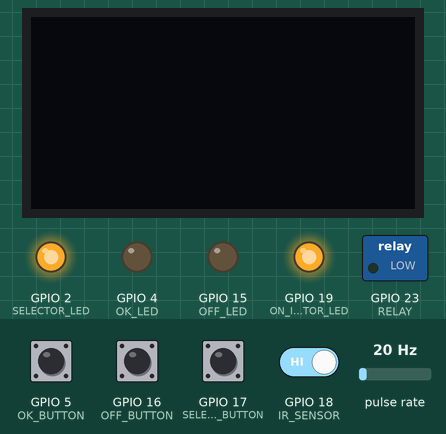
A sketch run on a simulated ESP32. On the bench: 128×64 one-colour display, switched loads named in the sketch (green lamp = pin HIGH), output pins drawn as LEDs (lit = HIGH). Wiring (inferred from the names in the program): pulse sensor: data GPIO 25. Dashed ring = blinking. Inputs (shaded band) come from the test bench; at power-on: GPIO 5 (OK_BUTTON), GPIO 16 (OFF_BUTTON), GPIO 17 (SELECTOR_BUTTON), GPIO 18 (IR_SENSOR) HIGH, pulse rate 20 Hz. The OLED is the two-colour kind (top 16 rows yellow); WiFi joins after 1.5 s; servers stay silent unless stated; what the sketch prints to the serial monitor is not drawn.

Above: at 4.7 s.
4.8 s: GPIO 18 (IR_SENSOR) driven LOW
At 6.4 s:
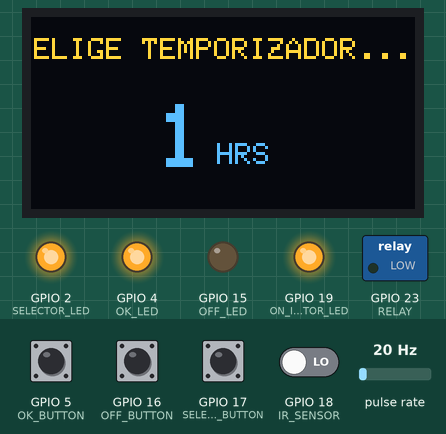
7.8 s: GPIO 5 (OK_BUTTON) pulled LOW for 0.15 s
At 9.4 s:
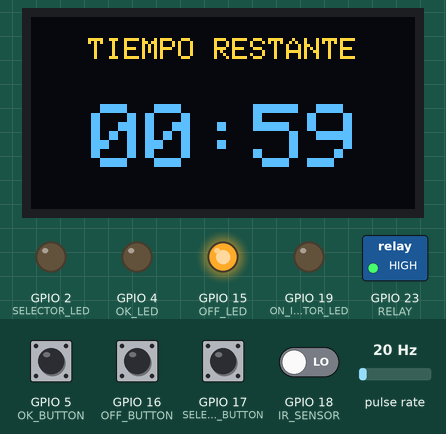
10.9 s: GPIO 16 (OFF_BUTTON) pulled LOW for 0.15 s
At 13.4 s:
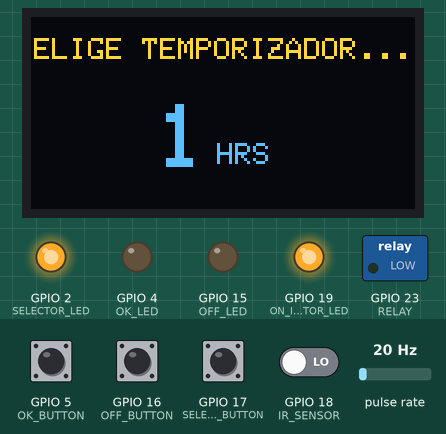
14.0 s: GPIO 17 (SELECTOR_BUTTON) pulled LOW for 0.15 s
At 14.5 s:
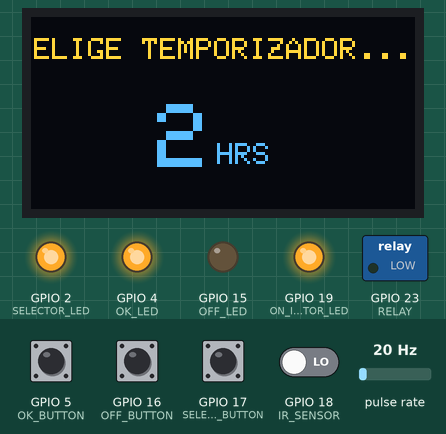
16.2 s: GPIO 5 (OK_BUTTON) pulled LOW for 1 s
At 18.2 s:
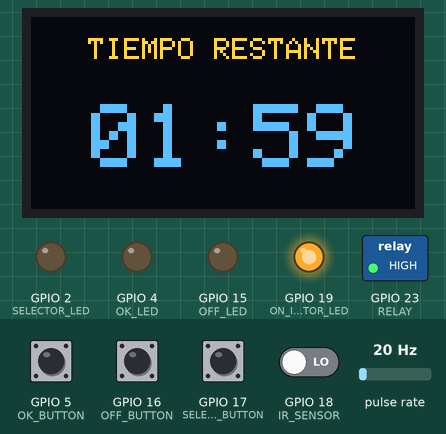
18.7 s: GPIO 16 (OFF_BUTTON) pulled LOW for 1 s
At 20.5 s:
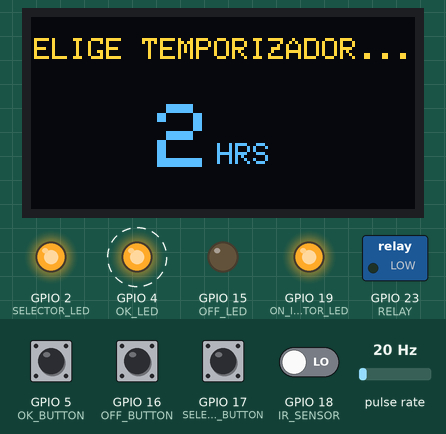
Timing chart, 0 to 23.7 s (numbered marks = the images above; inputs shaded):
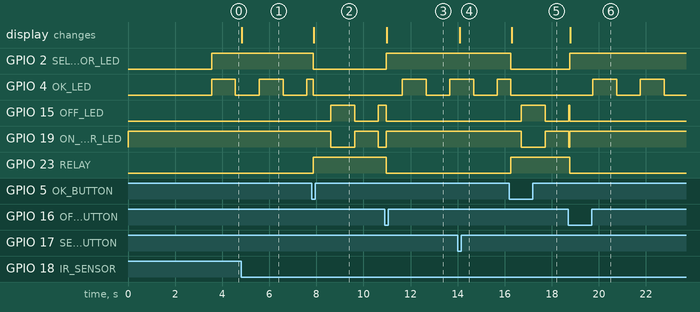

Measured:
- after the input at 4.8 s, the display: changes at once (image 1)
- after the input at 7.8 s, GPIO 2 (SELECTOR_LED): HIGH → LOW after 0.06 s; GPIO 15 (OFF_LED): LOW → HIGH after 0.81 s, → LOW 1.0 s later, → HIGH 1.0 s later; GPIO 19 (ON_INDICATOR_LED): HIGH → LOW after 0.81 s, → HIGH 1.0 s later, → LOW 1.0 s later; GPIO 23 (RELAY): LOW → HIGH after 0.06 s; the display: changes after 0.09 s (image 2)
- after the input at 10.9 s, GPIO 2 (SELECTOR_LED): LOW → HIGH after 0.07 s; GPIO 4 (OK_LED): LOW → HIGH after 0.75 s, → LOW 1.0 s later, → HIGH 1.0 s later; GPIO 23 (RELAY): HIGH → LOW after 0.07 s; the display: changes after 0.10 s (image 3)
- after the input at 14.0 s, the display: changes after 0.09 s (image 4)
- after the input at 16.2 s, GPIO 2 (SELECTOR_LED): HIGH → LOW after 0.06 s; GPIO 15 (OFF_LED): LOW → HIGH after 0.51 s, → LOW 1.0 s later; GPIO 19 (ON_INDICATOR_LED): HIGH → LOW after 0.51 s, → HIGH 1.0 s later; GPIO 23 (RELAY): LOW → HIGH after 0.06 s; the display: changes after 0.09 s (image 5)
- after the input at 18.7 s, GPIO 2 (SELECTOR_LED): LOW → HIGH after 0.05 s; GPIO 4 (OK_LED): alternates HIGH for 1.0 s and LOW for 1.0 s, starting after 1.0 s; GPIO 23 (RELAY): HIGH → LOW after 0.05 s; the display: changes after 0.08 s (image 6)

The sketch:

timer-v2.ino
```cpp
// ========== LIBRARIES ==========
#include <SPI.h>
#include <Wire.h>
#include <Adafruit_GFX.h>
#include <Adafruit_SSD1306.h>
#include <Bounce2.h>
#include "esp_timer.h"
#include <WiFi.h>
#include <WebServer.h>

// ========== WIFI CREDENTIALS ==========
  const char* ssid     = "YOUR_SSID";
  const char* password = "YOUR_PASSWORD";

WebServer server(6767);

// ========== CONSTANTS ==========

#define OFF_BUTTON        16
#define SELECTOR_BUTTON   17
#define OK_BUTTON          5

#define OFF_LED           15
#define SELECTOR_LED       2
#define OK_LED             4
#define ON_INDICATOR_LED  19

#define IR_SENSOR         18

#define RELAY             23

#define FLOWSENSOR        25  // Available GPIO on ESP32

#define MAX_HOURS_TIMER 6

enum modeStates {OFF, ON, ERROR_STATE};

// Declaration for SSD1306 display connected using I2C
#define OLED_RESET     -1
#define SCREEN_ADDRESS 0x3C
#define SCREEN_WIDTH  128
#define SCREEN_HEIGHT  64
Adafruit_SSD1306 display(SCREEN_WIDTH, SCREEN_HEIGHT, &Wire, OLED_RESET);

// ========== VARIABLES ==========
Bounce buttonOff      = Bounce();
Bounce buttonSelector = Bounce();
Bounce buttonOk       = Bounce();

int hourIndicator{0};
modeStates modeIndicator{OFF};

bool    isTimerRunning = false;
int64_t timerStartTime = 0;
int64_t timerDuration  = 0;

// ========== FLOW SENSOR VARIABLES ==========
volatile uint32_t flowPulseCount = 0;   // Incremented by ISR
float    flowRateLPH    = 0.0f;         // Litres per hour, updated every second
uint32_t lastFlowCalcMs = 0;            // millis() timestamp of last calculation

// ========== FLOW SENSOR ISR ==========
void IRAM_ATTR flowISR() {
  flowPulseCount++;
}

// ========== HTML PAGE (stored in program memory) ==========
const char INDEX_HTML[] PROGMEM = R"rawliteral(
<!DOCTYPE html>
<html lang="es">
<head>
  <meta charset="UTF-8" />
  <meta name="viewport" content="width=device-width, initial-scale=1.0" />
  <title>Control Bomba</title>
  <link rel="preconnect" href="https://fonts.googleapis.com">
  <link href="https://fonts.googleapis.com/css2?family=Share+Tech+Mono&family=Rajdhani:wght@400;600;700&display=swap" rel="stylesheet">
  <style>
    :root {
      --bg:        #0a0e14;
      --panel:     #111820;
      --border:    #1e3a4a;
      --accent:    #00d4ff;
      --accent2:   #ff6b35;
      --green:     #39ff14;
      --danger:    #ff2244;
      --text:      #cde8f0;
      --muted:     #4a7a8a;
      --glow:      0 0 12px rgba(0,212,255,0.4);
      --glow-green:0 0 12px rgba(57,255,20,0.5);
    }

    *, *::before, *::after { box-sizing: border-box; margin: 0; padding: 0; }

    body {
      background: var(--bg);
      color: var(--text);
      font-family: 'Rajdhani', sans-serif;
      min-height: 100vh;
      display: flex;
      flex-direction: column;
      align-items: center;
      padding: 24px 16px 40px;
      background-image:
        radial-gradient(ellipse 60% 40% at 50% 0%, rgba(0,212,255,0.06) 0%, transparent 70%),
        repeating-linear-gradient(0deg, transparent, transparent 39px, rgba(0,212,255,0.03) 39px, rgba(0,212,255,0.03) 40px),
        repeating-linear-gradient(90deg, transparent, transparent 39px, rgba(0,212,255,0.03) 39px, rgba(0,212,255,0.03) 40px);
    }

    /* ---- HEADER ---- */
    header {
      display: flex;
      align-items: center;
      gap: 14px;
      margin-bottom: 28px;
      width: 100%;
      max-width: 420px;
    }
    .logo-dot {
      width: 10px; height: 10px;
      border-radius: 50%;
      background: var(--accent);
      box-shadow: var(--glow);
      animation: pulse 2s ease-in-out infinite;
    }
    h1 {
      font-family: 'Share Tech Mono', monospace;
      font-size: 1.1rem;
      letter-spacing: 0.25em;
      color: var(--accent);
      text-transform: uppercase;
    }
    .status-pill {
      margin-left: auto;
      font-size: 0.7rem;
      font-family: 'Share Tech Mono', monospace;
      letter-spacing: 0.15em;
      padding: 4px 10px;
      border-radius: 20px;
      border: 1px solid var(--muted);
      color: var(--muted);
      transition: all 0.3s;
    }
    .status-pill.on  { border-color: var(--green); color: var(--green); box-shadow: var(--glow-green); }
    .status-pill.off { border-color: var(--muted); color: var(--muted); }

    /* ---- CARDS ---- */
    .card {
      background: var(--panel);
      border: 1px solid var(--border);
      border-radius: 12px;
      padding: 20px 24px;
      width: 100%;
      max-width: 420px;
      margin-bottom: 16px;
      position: relative;
      overflow: hidden;
    }
    .card::before {
      content: '';
      position: absolute;
      top: 0; left: 0; right: 0;
      height: 2px;
      background: linear-gradient(90deg, transparent, var(--accent), transparent);
      opacity: 0.5;
    }
    .card-label {
      font-size: 0.7rem;
      letter-spacing: 0.2em;
      text-transform: uppercase;
      color: var(--muted);
      margin-bottom: 8px;
      font-family: 'Share Tech Mono', monospace;
    }
    .card-value {
      font-family: 'Share Tech Mono', monospace;
      font-size: 2.4rem;
      color: var(--accent);
      text-shadow: var(--glow);
      line-height: 1;
    }
    .card-unit {
      font-size: 0.85rem;
      color: var(--muted);
      margin-top: 4px;
      font-family: 'Share Tech Mono', monospace;
    }
    .card-row {
      display: flex;
      gap: 12px;
    }
    .card-row .card {
      flex: 1;
      margin-bottom: 0;
    }

    /* ---- HOUR SELECTOR ---- */
    .section-label {
      font-size: 0.7rem;
      letter-spacing: 0.2em;
      text-transform: uppercase;
      color: var(--muted);
      margin-bottom: 10px;
      font-family: 'Share Tech Mono', monospace;
      width: 100%;
      max-width: 420px;
    }
    .hour-grid {
      display: grid;
      grid-template-columns: repeat(3, 1fr);
      gap: 10px;
      width: 100%;
      max-width: 420px;
      margin-bottom: 16px;
    }
    .btn-hour {
      background: var(--panel);
      border: 1px solid var(--border);
      border-radius: 10px;
      color: var(--text);
      font-family: 'Share Tech Mono', monospace;
      font-size: 1.1rem;
      padding: 16px 8px;
      cursor: pointer;
      transition: all 0.15s;
      display: flex;
      flex-direction: column;
      align-items: center;
      gap: 2px;
    }
    .btn-hour span.sub { font-size: 0.6rem; color: var(--muted); letter-spacing: 0.1em; }
    .btn-hour:hover  { border-color: var(--accent); color: var(--accent); box-shadow: var(--glow); }
    .btn-hour:active { transform: scale(0.95); }
    .btn-hour.selected { border-color: var(--green); color: var(--green); box-shadow: var(--glow-green); }

    /* ---- OFF BUTTON ---- */
    .btn-off {
      width: 100%;
      max-width: 420px;
      padding: 16px;
      border-radius: 10px;
      background: transparent;
      border: 1px solid var(--danger);
      color: var(--danger);
      font-family: 'Share Tech Mono', monospace;
      font-size: 0.9rem;
      letter-spacing: 0.2em;
      cursor: pointer;
      transition: all 0.15s;
    }
    .btn-off:hover  { background: rgba(255,34,68,0.1); box-shadow: 0 0 12px rgba(255,34,68,0.3); }
    .btn-off:active { transform: scale(0.98); }

    /* ---- ANIMATIONS ---- */
    @keyframes pulse {
      0%, 100% { opacity: 1; }
      50%       { opacity: 0.3; }
    }

    /* ---- TOAST ---- */
    #toast {
      position: fixed;
      bottom: 24px;
      left: 50%;
      transform: translateX(-50%) translateY(80px);
      background: var(--panel);
      border: 1px solid var(--accent);
      color: var(--accent);
      font-family: 'Share Tech Mono', monospace;
      font-size: 0.8rem;
      letter-spacing: 0.1em;
      padding: 10px 20px;
      border-radius: 8px;
      box-shadow: var(--glow);
      transition: transform 0.3s ease;
      z-index: 100;
    }
    #toast.show { transform: translateX(-50%) translateY(0); }
  </style>
</head>
<body>

  <header>
    <div class="logo-dot"></div>
    <h1>Control Bomba</h1>
    <div class="status-pill off" id="statusPill">OFFLINE</div>
  </header>

  <!-- Stats row -->
  <div class="card-row" style="max-width:420px;width:100%;margin-bottom:16px;">
    <div class="card" style="margin-bottom:0">
      <div class="card-label">Tiempo restante</div>
      <div class="card-value" id="timeRemaining">--:--</div>
      <div class="card-unit">HH:MM</div>
    </div>
    <div class="card" style="margin-bottom:0">
      <div class="card-label">Flujo actual</div>
      <div class="card-value" id="flowRate">0.0</div>
      <div class="card-unit">L / hora</div>
    </div>
  </div>

  <!-- Hour selector -->
  <div class="section-label">// Seleccionar duración</div>
  <div class="hour-grid" id="hourGrid">
    <button class="btn-hour" onclick="setHours(1)"><span>1</span><span class="sub">HORA</span></button>
    <button class="btn-hour" onclick="setHours(2)"><span>2</span><span class="sub">HORAS</span></button>
    <button class="btn-hour" onclick="setHours(3)"><span>3</span><span class="sub">HORAS</span></button>
    <button class="btn-hour" onclick="setHours(4)"><span>4</span><span class="sub">HORAS</span></button>
    <button class="btn-hour" onclick="setHours(5)"><span>5</span><span class="sub">HORAS</span></button>
    <button class="btn-hour" onclick="setHours(6)"><span>6</span><span class="sub">HORAS</span></button>
  </div>

  <button class="btn-off" onclick="turnOff()">&#9632; APAGAR BOMBA</button>

  <div id="toast"></div>

  <script>
    let selectedHours = null;

    function pad(n) { return String(n).padStart(2, '0'); }

    function showToast(msg) {
      const t = document.getElementById('toast');
      t.textContent = msg;
      t.classList.add('show');
      setTimeout(() => t.classList.remove('show'), 2500);
    }

    function setHours(h) {
      selectedHours = h;
      // Highlight selected button
      document.querySelectorAll('.btn-hour').forEach((b, i) => {
        b.classList.toggle('selected', i + 1 === h);
      });
      fetch('/set?hours=' + h)
        .then(r => r.text())
        .then(() => showToast('Bomba activada por ' + h + (h === 1 ? ' hora' : ' horas')))
        .catch(() => showToast('Error de conexion'));
    }

    function turnOff() {
      fetch('/off')
        .then(r => r.text())
        .then(() => {
          showToast('Bomba apagada');
          selectedHours = null;
          document.querySelectorAll('.btn-hour').forEach(b => b.classList.remove('selected'));
        })
        .catch(() => showToast('Error de conexion'));
    }

    function pollStatus() {
      fetch('/status')
        .then(r => r.json())
        .then(data => {
          // Remaining time
          const totalSec = Math.max(0, Math.floor(data.remainingSeconds));
          const hh = Math.floor(totalSec / 3600);
          const mm = Math.floor((totalSec % 3600) / 60);
          document.getElementById('timeRemaining').textContent =
            data.isRunning ? pad(hh) + ':' + pad(mm) : '--:--';

          // Flow
          document.getElementById('flowRate').textContent =
            parseFloat(data.flowLPH).toFixed(1);

          // Status pill
          const pill = document.getElementById('statusPill');
          if (data.mode === 1) { // ON
            pill.textContent = 'ACTIVO';
            pill.className = 'status-pill on';
          } else {
            pill.textContent = 'EN ESPERA';
            pill.className = 'status-pill off';
            // Clear button highlight if stopped externally
            if (selectedHours !== null && !data.isRunning) {
              selectedHours = null;
              document.querySelectorAll('.btn-hour').forEach(b => b.classList.remove('selected'));
            }
          }
        })
        .catch(() => {
          document.getElementById('statusPill').textContent = 'OFFLINE';
          document.getElementById('statusPill').className = 'status-pill off';
        });
    }

    // Poll every second
    setInterval(pollStatus, 1000);
    pollStatus();
  </script>
</body>
</html>
)rawliteral";

// ========== FLOW RATE CALCULATION ==========
// Called every loop; updates flowRateLPH once per second.
void updateFlowRate() {
  uint32_t now = millis();
  if (now - lastFlowCalcMs >= 1000) {
    // Atomically snapshot and reset the counter
    noInterrupts();
    uint32_t pulses = flowPulseCount;
    flowPulseCount  = 0;
    interrupts();

    // YF-S201 formula: Hz = 7.5 * Q(L/min)  →  L/hour = pulses * 60 / 7.5
    flowRateLPH     = (float)pulses * 60.0f / 7.5f;
    lastFlowCalcMs  = now;
  }
}

// ========== RELAY HANDLER ==========
void handleRelay(){
  if (modeIndicator == ON && !isTimerRunning) {
    timerDuration  = (int64_t)(hourIndicator + 1) * 3600LL * 1000000LL;
    isTimerRunning = true;
    timerStartTime = esp_timer_get_time();
    digitalWrite(RELAY, HIGH);
    Serial.println("Relay ON. Timer: " + String(hourIndicator + 1) + " h");
  }

  if (isTimerRunning) {
    int64_t currentMicros = esp_timer_get_time();
    if ((currentMicros - timerStartTime) >= timerDuration) {
      digitalWrite(RELAY, LOW);
      modeIndicator  = OFF;
      isTimerRunning = false;
      Serial.println("Timer finalizado. Relay OFF.");
    }
  }
}

// ========== STATE / LED HANDLER ==========
void handleStates(){
  static int64_t lastMicrosLed = 0;
  int64_t currentMicros = esp_timer_get_time();

  if (modeIndicator == OFF) {
    digitalWrite(OFF_LED,      LOW);
    digitalWrite(ON_INDICATOR_LED, HIGH);
    digitalWrite(SELECTOR_LED, HIGH);
    if (currentMicros - lastMicrosLed >= 1000000) {
      digitalWrite(OK_LED, !digitalRead(OK_LED));
      lastMicrosLed = currentMicros;
    }
  } else if (modeIndicator == ON) {
    digitalWrite(SELECTOR_LED, LOW);
    digitalWrite(OK_LED,       LOW);
    if (currentMicros - lastMicrosLed >= 1000000) {
      digitalWrite(OFF_LED, !digitalRead(OFF_LED));
      digitalWrite(ON_INDICATOR_LED, !digitalRead(ON_INDICATOR_LED));
      lastMicrosLed = currentMicros;
    }
  }
}

// ========== PHYSICAL BUTTON HANDLER ==========
void readButtons(){
  buttonOff.update();
  buttonSelector.update();
  buttonOk.update();

  if (buttonOff.fell() && modeIndicator == ON) {
    digitalWrite(RELAY, LOW);
    isTimerRunning = false;
    modeIndicator  = OFF;
    Serial.println("Manual override. Relay OFF.");
  }
  if (buttonSelector.fell() && modeIndicator == OFF) {
    hourIndicator = (hourIndicator + 1) % 6;
  }
  if (buttonOk.fell() && modeIndicator == OFF) {
    modeIndicator = ON;
  }
}

// ========== DISPLAY ==========
void renderNumber(int number){
  display.setTextSize(3);
  display.setTextColor(WHITE);
  display.setCursor(42, 29);
  display.println(number);
  display.setTextSize(1);
  display.setCursor(62, 42);
  display.println("HRS");
}

String formatNumber(int number){
  return (number < 10 ? "0" : "") + String(number);
}

void renderTime(int hour, int minute){
  String t = formatNumber(hour) + ":" + formatNumber(minute);
  display.setTextSize(3);
  display.setTextColor(WHITE);
  display.setCursor(20, 29);
  display.println(t.c_str());
}

void renderTitle(String title){
  const int size = title.length() * 6;
  const int x    = 64 - (size / 2);
  display.setTextSize(1);
  display.setTextColor(WHITE);
  display.setCursor(x, 7);
  display.println(title.c_str());
}

void handleDisplay(){
  static int64_t lastMicrosDisplay = 0;
  static bool    displayActive     = false;
  static bool    displayCleared    = true;
  int64_t currentMicros = esp_timer_get_time();
  int presence = digitalRead(IR_SENSOR);

  if (presence == LOW) {
    displayActive     = true;
    lastMicrosDisplay = currentMicros;
    displayCleared    = false;
  }

  if (displayActive) {
    if ((currentMicros - lastMicrosDisplay) < 30LL * 1000000LL) {
      display.clearDisplay();
      if (modeIndicator == OFF) {
        renderTitle("ELIGE TEMPORIZADOR...");
        renderNumber(hourIndicator + 1);
      } else if (modeIndicator == ON && isTimerRunning) {
        renderTitle("TIEMPO RESTANTE");
        int64_t elapsed          = currentMicros - timerStartTime;
        int64_t remainingMicros  = timerDuration - elapsed;
        if (remainingMicros < 0) remainingMicros = 0;
        int totalSec = remainingMicros / 1000000;
        renderTime(totalSec / 3600, (totalSec % 3600) / 60);
      }
      display.display();
    } else {
      displayActive = false;
      if (!displayCleared) {
        display.clearDisplay();
        display.display();
        displayCleared = true;
      }
    }
  }
}

// ========== ERROR HANDLER ==========
void handleError(String errorMessage){
  modeIndicator = ERROR_STATE;
  digitalWrite(ON_INDICATOR_LED, LOW);
  while (true) {
    Serial.println("CRITICAL ERROR: " + errorMessage);
    digitalWrite(OFF_LED, HIGH); digitalWrite(SELECTOR_LED, HIGH); digitalWrite(OK_LED, HIGH);
    delay(200);
    digitalWrite(OFF_LED, LOW);  digitalWrite(SELECTOR_LED, LOW);  digitalWrite(OK_LED, LOW);
    delay(200);
    digitalWrite(OFF_LED, HIGH); digitalWrite(SELECTOR_LED, HIGH); digitalWrite(OK_LED, HIGH);
    delay(200);
    digitalWrite(OFF_LED, LOW);  digitalWrite(SELECTOR_LED, LOW);  digitalWrite(OK_LED, LOW);
    delay(600);
  }
}

// ========== SETUP ==========
void setup(){
  Serial.begin(9600);

  // Physical buttons
  pinMode(OFF_BUTTON,      INPUT_PULLUP);
  pinMode(SELECTOR_BUTTON, INPUT_PULLUP);
  pinMode(OK_BUTTON,       INPUT_PULLUP);

  buttonOff.attach(OFF_BUTTON);
  buttonSelector.attach(SELECTOR_BUTTON);
  buttonOk.attach(OK_BUTTON);
  buttonOff.interval(30);
  buttonSelector.interval(30);
  buttonOk.interval(30);

  // LEDs & relay
  pinMode(OFF_LED,          OUTPUT);
  pinMode(SELECTOR_LED,     OUTPUT);
  pinMode(OK_LED,           OUTPUT);
  pinMode(ON_INDICATOR_LED, OUTPUT);
  digitalWrite(ON_INDICATOR_LED, HIGH);
  pinMode(RELAY, OUTPUT);
  digitalWrite(RELAY, LOW);

  // IR sensor
  pinMode(IR_SENSOR, INPUT);

  // Flow sensor — interrupt on rising edge
  pinMode(FLOWSENSOR, INPUT_PULLUP);
  attachInterrupt(digitalPinToInterrupt(FLOWSENSOR), flowISR, RISING);

  // OLED
  if(!display.begin(SSD1306_SWITCHCAPVCC, SCREEN_ADDRESS)) {
    Serial.println(F("SSD1306 allocation failed"));
    handleError("Fallo display. Reinicia el equipo.");
  }
  delay(2000);
  display.clearDisplay();
  display.display();

  // WiFi
  Serial.print("Conectando a WiFi");
  WiFi.begin(ssid, password);
  while (WiFi.status() != WL_CONNECTED) {
    delay(500);
    Serial.print(".");
  }
  Serial.println("\nConectado! IP: " + WiFi.localIP().toString());

  // Web server routes
  server.on("/", [](){
    server.send_P(200, "text/html", INDEX_HTML);
  });

  // /set?hours=N  — activate relay for N hours (1-6)
  server.on("/set", [](){
    if (server.hasArg("hours")) {
      int h = server.arg("hours").toInt();
      h = constrain(h, 1, 6);
      hourIndicator  = h - 1;          // match 0-based internal index
      modeIndicator  = ON;
      isTimerRunning = false;          // let handleRelay() arm the timer fresh
    }
    server.send(200, "text/plain", "OK");
  });

  // /off  — manual stop
  server.on("/off", [](){
    digitalWrite(RELAY, LOW);
    isTimerRunning = false;
    modeIndicator  = OFF;
    server.send(200, "text/plain", "OK");
  });

  // /status  — JSON for the web page to poll
  server.on("/status", [](){
    int64_t remainingSec = 0;
    if (isTimerRunning) {
      int64_t elapsed    = esp_timer_get_time() - timerStartTime;
      int64_t remaining  = timerDuration - elapsed;
      remainingSec       = (remaining > 0) ? remaining / 1000000LL : 0;
    }
    String json = "{";
    json += "\"mode\":"           + String((int)modeIndicator) + ",";
    json += "\"isRunning\":"      + String(isTimerRunning ? "true" : "false") + ",";
    json += "\"remainingSeconds\":"+ String((long)remainingSec) + ",";
    json += "\"flowLPH\":"        + String(flowRateLPH, 1);
    json += "}";
    server.send(200, "application/json", json);
  });

  server.begin();
  Serial.println("Servidor HTTP iniciado.");
}

// ========== LOOP ==========
void loop() {
  server.handleClient();    // Handle web requests
  readButtons();
  handleStates();
  handleRelay();
  handleDisplay();
  updateFlowRate();
}
```
